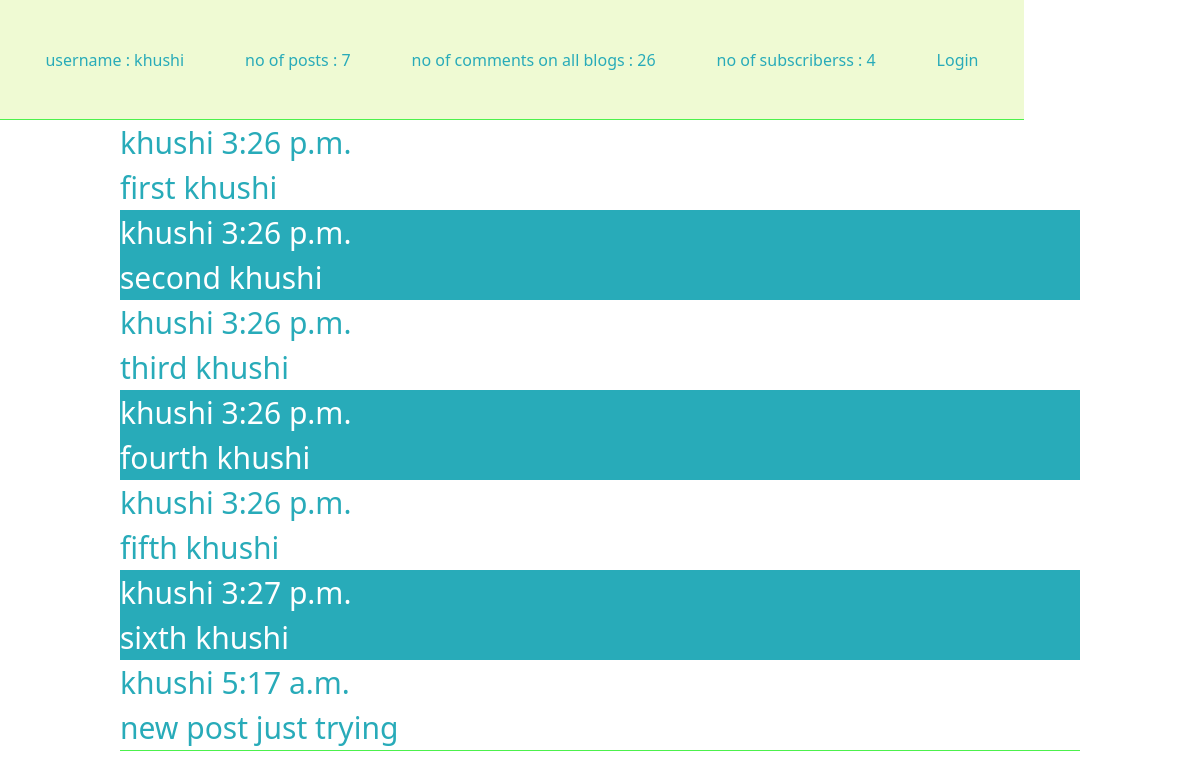
Screenshot of /user/khushi with the database file from the repository.
### blog_app/models.py (models this page shows, shortened)
class Post(models.Model):
    username = models.ForeignKey(UserAccount,on_delete=models.CASCADE)
    timeposted = models.TimeField(default=datetime.datetime.now,blank=True)
    title = models.CharField(primary_key=True,max_length=80,null=False,default="")
    blogbg = models.ImageField(upload_to='images',default=None)
    desc = QuillField(default='ici')

class UserAccount(models.Model):
    user  = models.OneToOneField(User,on_delete=models.CASCADE)
    phone = models.CharField(max_length=12,null=True,default="")
    city = models.CharField(max_length=30,null=True,default="")
    state = models.CharField(max_length=30,null=True,default="")
    country = models.CharField(max_length=30,null=True,default="")
    address = models.CharField(max_length=400,null=True,default="")
    def __str__(self):
        return self.user.username

### blog_app/views.py (the view)
# urls.py: path('user/<str:username>',views.showuser,name='showuser'),
def showuser(request,username):
    userthis = User.objects.filter(username = username)[0]
    useraccounthis = UserAccount.objects.filter(user=userthis)[0]
    posts = Post.objects.filter(username=useraccounthis)
    comments = Comment.objects.filter(userwhoposted = useraccounthis)
    totalfollowers = Following.objects.filter(userfollowed=userthis)
    isfollowing = False
    isloggedin = False
    for i in totalfollowers:
        if i.person == request.user:
            isfollowing = True
            break
    if request.user.is_authenticated:
        isloggedin = True
    context = {
        'usertotalposts':len(posts),
        'totalcomments':len(comments),
        'totalfollowers':len(totalfollowers),
        'usernametofollow':username,
        'usernamebyfollow':request.user.username,
        'username':posts,
        'isfollowing':isfollowing,
        'isloggedin':isloggedin,
    }
    return render(request,'showuserthis.html',context=context)

### templates/showuserthis.html (shortened to what this page needs)
<!DOCTYPE html>
<html lang="en">
<head>
    <script src="https://cdn.tailwindcss.com"></script>
</head>
<body>
    <div class="container solid-1px display-flex flex-row justify-around h-54">
        <div class="parent-nav">
            <h2>username : {{ usernametofollow }}</h2>
            <h2>no of posts : {{ usertotalposts }}</h2>
            <h2>no of comments on all blogs : {{ totalcomments }}</h2>
            <h2>no of subscriberss : {{ totalfollowers }}</h2>
            {% if not isloggedin %}
                <a href="{% url 'login' %}">Login</a>
            {% else %}
                <form action="{% url 'followuser' username=usernametofollow usernameby=usernamebyfollow %}" method="post">
                    {% csrf_token %}
                    <button type="submit">Toogle Subscribe</button>
                </form>
            {% endif %}
        </div>
      </div>
    <div class="block">
        {% for i in username %}
        <a href="{% url 'showpost' title=i.title %}">
            {% if forloop.counter|divisibleby:"2" %}
                <div class="container-posteven">
                    <div class="heading">{{ i.username }} {{ i.timeposted }}</div>
                    <div class="content">
                        <div class="title">{{ i.title }}</div>
                    </div>
                </div>
            {% else %}
                <div class="container-postodd">
                    <div class="heading">{{ i.username }} {{ i.timeposted }}</div>
                    <div class="content">
                        <div class="title">{{ i.title }}</div>
                    </div>
                </div>
            {% endif %}
        </a>
        {% endfor %}
    </div>
</body>
</html>

### templates/showuserthis.html (style rules this page uses)
.block { display: flex; flex-direction: column; justify-content: space-around; align-items: center; color: white; height: auto; font-size: 30px; background-color: #28ABB9; border-bottom: 1px solid #4CF14C; width: 80vw; margin-left: auto; margin-right: auto; }
.container-postodd { background-color: white; color: #28ABB9; }
.container-posteven { background-color: #28ABB9; }
.parent-nav { display: flex; flex-direction: row; justify-content: space-around; align-items: center; background-color: #EFFAD3; height: 15vh; padding-left: 15px; padding-right: 15px; color: #28ABB9; border-bottom: 1px solid #4CF14C; }

### rows the page displays
Post: username "khushi", timeposted "3:26 p.m.", title "first khushi"
Post: username "khushi", timeposted "3:26 p.m.", title "second khushi"
Post: username "khushi", timeposted "3:26 p.m.", title "third khushi"
Post: username "khushi", timeposted "3:26 p.m.", title "fourth khushi"
Post: username "khushi", timeposted "3:26 p.m.", title "fifth khushi"
Post: username "khushi", timeposted "3:27 p.m.", title "sixth khushi"
Post: username "khushi", timeposted "5:17 a.m.", title "new post just trying"

### other values shown
{{ usernametofollow }} "khushi"
{{ usertotalposts }} "7"
{{ totalcomments }} "26"
{{ totalfollowers }} "4"
